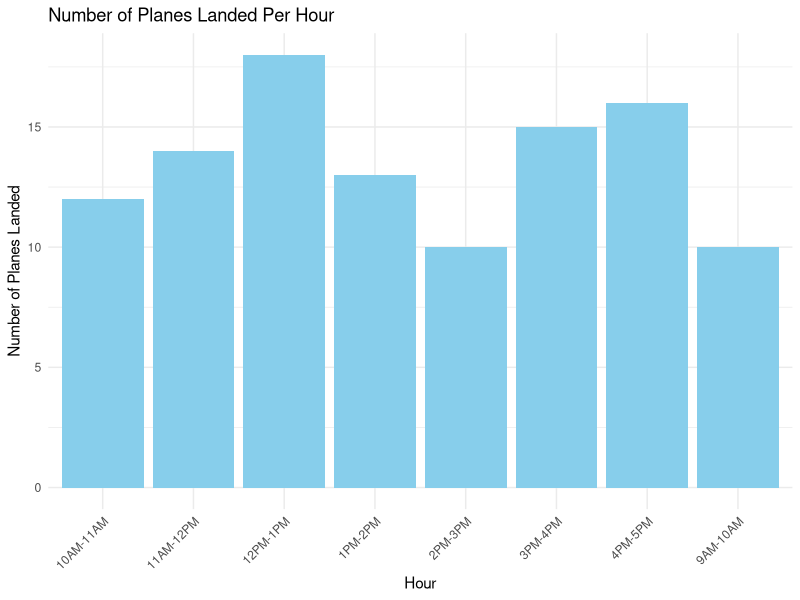

Write the R code that produced this figure.
#### Preamble ####
# Purpose: Simulates the data for the number of planes landed every hour over a period of eight hours
# Author: Bella MacLean
# Date: 31 January 2024 
# Contact: bella.maclean@mail.utoronto.ca 
# License: MIT
# Pre-requisites: None
# Any other information needed? None


#### Workspace setup ####

library(tidyverse)
library(ggplot2)

#### Simulated data ####

# Create the dataset
plane_data <- data.frame(
  Hour = c('9AM-10AM', '10AM-11AM', '11AM-12PM', '12PM-1PM', '1PM-2PM', '2PM-3PM', '3PM-4PM', '4PM-5PM'),
  Planes_Landed = c(10, 12, 14, 18, 13, 10, 15, 16)
)

# Create the plot
ggplot(plane_data, aes(x=Hour, y=Planes_Landed)) +
  geom_bar(stat="identity", fill="skyblue") +
  theme_minimal() +
  labs(title="Number of Planes Landed Per Hour",
       x="Hour",
       y="Number of Planes Landed") +
  theme(axis.text.x = element_text(angle = 45, hjust = 1))

#### Test data ####

# First Test: Test for Missing Values
sum(is.na(plane_data))

# Second Test: Test for Consistent Row Counts
# First, define the number of rows in the dataset
n_rows <- nrow(plane_data)
# Now, I check if all columns have the same number of rows
consistent_rows <- all(sapply(plane_data, function(column) length(column) == n_rows))
# Print the result
print(consistent_rows)

# Third Test: Test for Valid Strings in 'Hour' Column
# Define the expected categories
expected_hours <- c('9AM-10AM', '10AM-11AM', '11AM-12PM', '12PM-1PM', '1PM-2PM', '2PM-3PM', '3PM-4PM', '4PM-5PM')
# Check if all values match the expected categories
valid_hours <- all(plane_data$Hour %in% expected_hours)
# Print the result
print(valid_hours)



